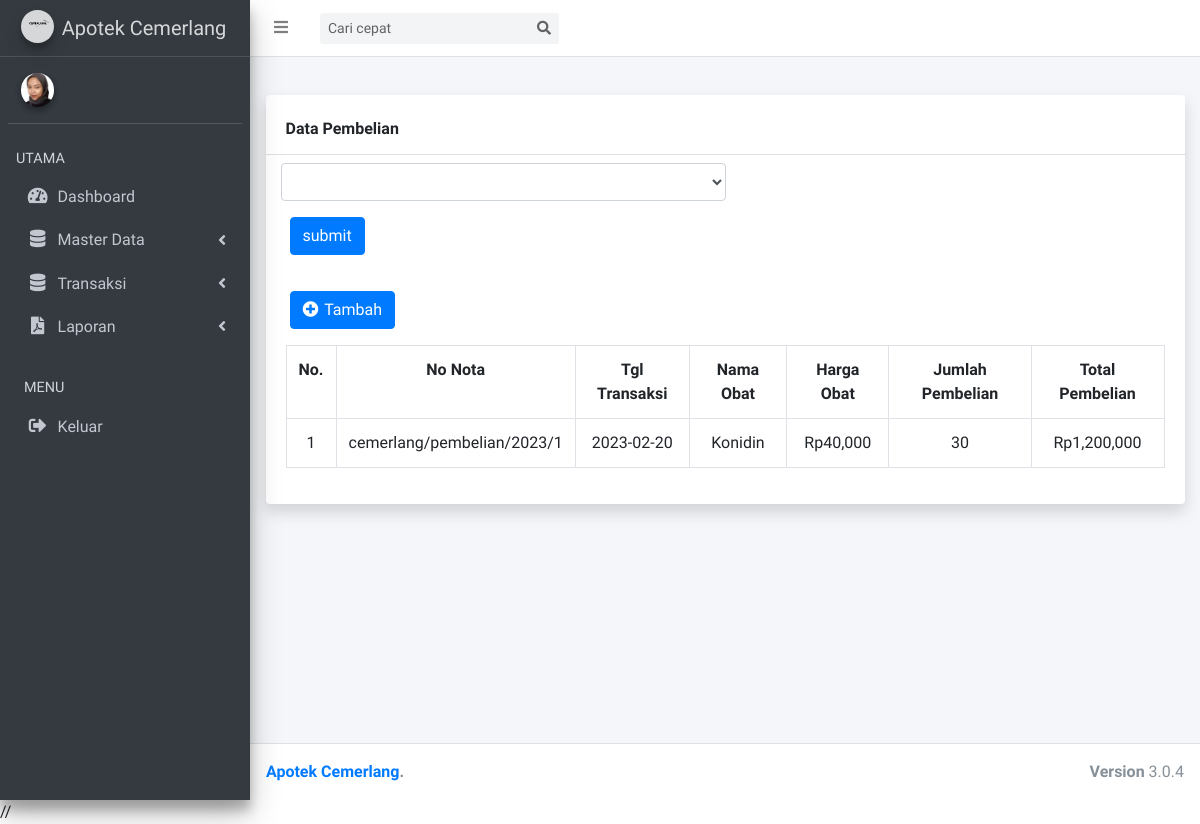
Page /index.php/pembelian on the earlier database version.
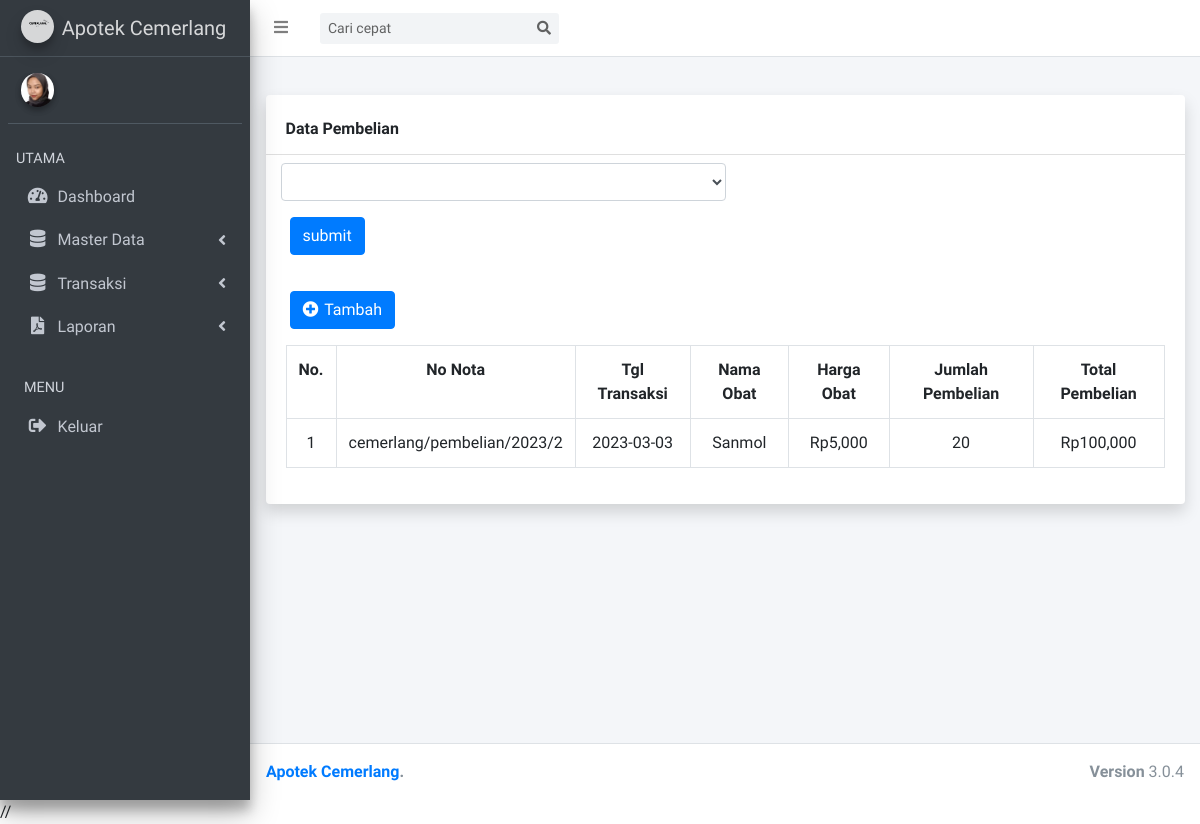
Same page on the later database version.
### tables this page shows
CREATE TABLE `purchase` (
  `id` int(11) NOT NULL,
  `nota_num` varchar(100) NOT NULL,
  `id_drug` varchar(64) NOT NULL,
  `qty` int(11) NOT NULL,
  `date` date NOT NULL,
  `total` decimal(19,0) NOT NULL,
  `harga_pembelian` int(11) NOT NULL
);

CREATE TABLE `drugs` (
  `id` int(11) NOT NULL,
  `kode_obat` varchar(12) NOT NULL,
  `name` varchar(64) NOT NULL,
  `id_unit` varchar(11) NOT NULL,
  `stock` int(11) NOT NULL
);

### application/controllers/pembelian.php (called while the page is built, shortened)
<?php
class pembelian extends CI_Controller
{
    public function __construct()
    {
        $this->load->model('pembelianModel');
        $this->load->model('obatModel');
        $this->load->model('jurnalModel');
    }
    public function index()
    {
        $data['title'] = 'Admin | Pembelian';
        $data['data'] = $this->pembelianModel->index();
        $data['no_nota'] = $this->pembelianModel->no_nota();
        $data['obat'] = $this->obatModel->index();
        $arrNoNota = explode('/', $data['no_nota'][0]->nota_num);
        $tahun = date('Y');
        $lastId = (int)$arrNoNota[3] + 1;
        $data['no_nota'] = "cemerlang/pembelian/$tahun/$lastId";
        $this->load->view('module/header', $data);
        $this->load->view('purchase/index', $data);
        $this->load->view('module/footer');
    }
}

### index.php (called while the page is built, shortened)
<?php
require_once BASEPATH.'core/CodeIgniter.php';

### application/models/pembelianModel.php (called while the page is built, shortened)
<?php
class pembelianModel extends CI_Model
{
    public function index()
    {
        return $this->db->query('select purchase.id,nota_num,date,d.name,harga_pembelian,qty,total from purchase
                                join drugs d on d.id = purchase.id_drug')->result();
    }
    public function no_nota()
    {
        return $this->db
            ->query('select nota_num from purchase where id = (SELECT max(id) FROM apotek.purchase)')
            ->result();
    }
}

### application/models/obatModel.php (called while the page is built, shortened)
<?php
class obatModel extends CI_Model{
    public function index(){
        return $this->db->query('select drugs.id as id_obat,units.name as satuan,drugs.name,kode_obat,stock from drugs join units on drugs.id_unit = units.id')->result();
    }
}

### application/views/purchase/index.php (the view, shortened to what this page needs)
<?php $this->load->view('module/navbar') ?>
<?php $this->load->view('module/sidebar') ?>
<div class="content-wrapper">
    <section class="content-header">
    </section>
    <section class="content">
        <div class="container">
            <div class="card shadow mb-4">
                <div class="card-header py-3 mt-2">
                    <h6 class="m-0 font-weight-bold ">Data Pembelian</h6>
                </div>
                <form action="{{ url('COA') }}" method="get">
                    <div class="form-group col-md-6 ml-2 mt-2">
                        <select name="cari" id="" class="form-control">
                        </select>
                    </div>
                    <button type=submit name=submit class="btn btn-primary ml-4">submit</button>
                </form>
                <div class="card-body">
                    <a href="#" class="btn btn-primary ml-1 mt-3 mb-3" id="tambah"> <i class="fas fa-plus-circle me-1  " style="letter-spacing: 2px"></i> Tambah </a>
                    <div class="table-responsive">
                        <table class="table table-bordered" id="dataTable" width="100%" cellspacing="0">
                            <tr class="text-center">
                                <th>No.</th>
                                <th>No Nota</th>
                                <th>Tgl Transaksi</th>
                                <th>Nama Obat</th>
                                <th>Harga Obat</th>
                                <th>Jumlah Pembelian</th>
                                <th>Total Pembelian</th>
                            </tr>
                            <?php
                            $no = 1;
                            ?>
                            <?php foreach ($data as $d) : ?>
                                <tr class="text-center">
                                    <td><?= $no ?></td>
                                    <td> <?= $d->nota_num ?> </td>
                                    <td> <?= $d->date ?> </td>
                                    <td> <?= $d->name ?> </td>
                                    <td><?= 'Rp' . number_format($d->harga_pembelian) ?></td>
                                    <td> <?= $d->qty ?> </td>
                                    <td><?= 'Rp' . number_format($d->total) ?></td>
                                </tr>
                                <?php
                                $no++;
                                ?>
                            <?php endforeach; ?>
                        </table>
                    </div>
                </div>
            </div>
        </div>
    </section>
</div>

### application/views/module/header.php (shortened to what this page needs)
<!DOCTYPE html>
<html>
<head>
  <link rel="stylesheet" href="<?= base_url() ?>/assets/plugins/fontawesome-free/css/all.min.css">
  <link rel="stylesheet" href="https://code.ionicframework.com/ionicons/2.0.1/css/ionicons.min.css">
  <link rel="stylesheet" href="<?= base_url() ?>/assets/plugins/icheck-bootstrap/icheck-bootstrap.min.css">
  <link rel="stylesheet" href="<?= base_url('assets/') ?>plugins/datatables-bs4/css/dataTables.bootstrap4.min.css">
  <link rel="stylesheet" href="<?= base_url() ?>/assets/dist/css/adminlte.min.css">
</head>
<?= current_url() == base_url() || current_url() == base_url("auth") ? '<body class="hold-transition login-page">' : '<body class="hold-transition sidebar-mini"><div class ="wrapper">' ?>

### application/views/module/navbar.php (shortened to what this page needs)
<nav class="main-header navbar navbar-expand navbar-white navbar-light">
  <ul class="navbar-nav">
    <li class="nav-item">
      <a class="nav-link" data-widget="pushmenu" href="#" role="button"><i class="fas fa-bars"></i></a>
    </li>
  </ul>
  <form action="<?= base_url('admin/search') ?>" class="form-inline ml-3">
    <div class="input-group input-group-sm">
      <input class="form-control form-control-navbar" type="search" placeholder="Cari cepat" aria-label="Search">
      <div class="input-group-append">
        <button class="btn btn-navbar" type="submit">
          <i class="fas fa-search"></i>
        </button>
      </div>
    </div>
  </form>
</nav>

### application/views/module/sidebar.php (shortened to what this page needs)
<aside class="main-sidebar sidebar-dark-primary elevation-4">
  <a href="<?= base_url('admin') ?>" class="brand-link">
    <img src="<?= base_url('assets/') ?>dist/img/cemerlang.png" alt="cemerlang" class="brand-image img-circle elevation-3" style="opacity: .8">
    <span class="brand-text font-weight-light">Apotek Cemerlang</span>
  </a>
  <div class="sidebar">
    <div class="user-panel mt-3 pb-3 mb-3 d-flex">
      <div class="image">
        <img src="<?= base_url('assets/') ?>dist/img/ressa.png" class="img-circle elevation-2" alt="User Image">
      </div>
      <div class="info">
      </div>
    </div>
    <nav class="mt-2">
      <ul class="nav nav-pills nav-sidebar flex-column" data-widget="treeview" role="menu" data-accordion="false">
        <li class="nav-header">UTAMA</li>
        <li class="nav-item">
          <a href="<?= base_url('admin') ?>" class="nav-link <?= current_url() === base_url('admin') ? 'active' : null ?>">
            <i class="nav-icon fas fa-tachometer-alt"></i>
            <p>
              Dashboard
            </p>
          </a>
        </li>
        <li class="nav-item has-treeview <?= current_url() === base_url('admin/drugs') || current_url() === base_url('admin/purchases') || current_url() === base_url('admin/sales') ? 'menu-open' : null ?>">
          <a href="#" class="nav-link">
            <i class="nav-icon fas fa-database"></i>
            <p>
              Master Data
              <i class="fas fa-angle-left right"></i>
            </p>
          </a>
        </li>
        <li class="nav-item has-treeview <?= current_url() === base_url('admin/units') || current_url() === base_url('admin/suppliers') ? 'menu-open' : null ?>">
          <a href="#" class="nav-link">
            <i class="nav-icon fas fa-database"></i>
            <p>
              Transaksi
              <i class="fas fa-angle-left right"></i>
            </p>
          </a>
        </li>
        <li class="nav-item has-treeview">
          <a href="#" class="nav-link">
            <i class="nav-icon fas fa-file-pdf"></i>
            <p>
              Laporan
              <i class="fas fa-angle-left right"></i>
            </p>
          </a>
        </li>
        <li class="nav-header">MENU</li>
        <li class="nav-item">
          <a href="<?= base_url('auth/logout') ?>" class="nav-link">
            <i class="nav-icon fas fa-sign-out-alt"></i>
            <p>
              Keluar
            </p>
          </a>
        </li>
      </ul>
    </nav>
  </div>
</aside>

### application/views/module/footer.php (shortened to what this page needs)
<?= current_url() == base_url() || current_url() == base_url("auth")
? null :
'<footer class="main-footer">
<div class="float-right d-none d-sm-block">
<b>Version</b> 3.0.4
</div>
<strong> <a href="'.base_url('admin').'">Apotek Cemerlang</a>.</strong>
</footer>
<aside class="control-sidebar control-sidebar-dark">
</aside>
</div>'
?>
//
</body>
</html>

Differences in the rows shown:
removed purchase: nota_num "cemerlang/pembelian/2023/1", date "2023-02-20", drugs.name "Konidin", harga_pembelian "40,000", qty "30", total "1,200,000"
added purchase: nota_num "cemerlang/pembelian/2023/2", date "2023-03-03", drugs.name "Sanmol", harga_pembelian "5,000", qty "20", total "100,000"
